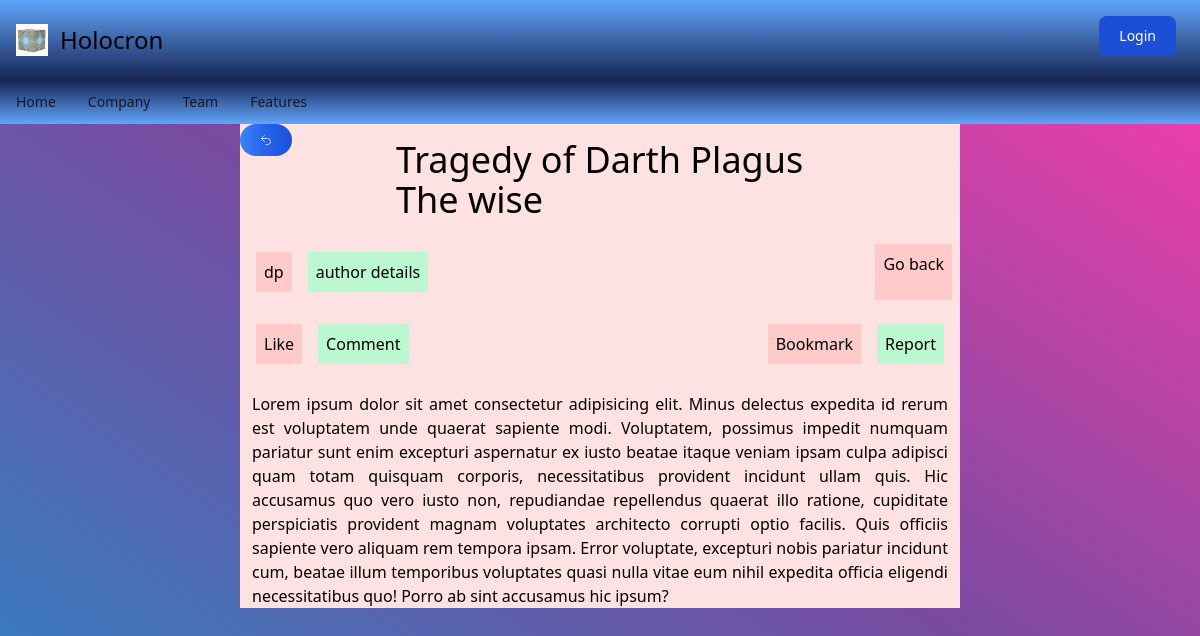
/6/, run on an earlier commit of the app's database.
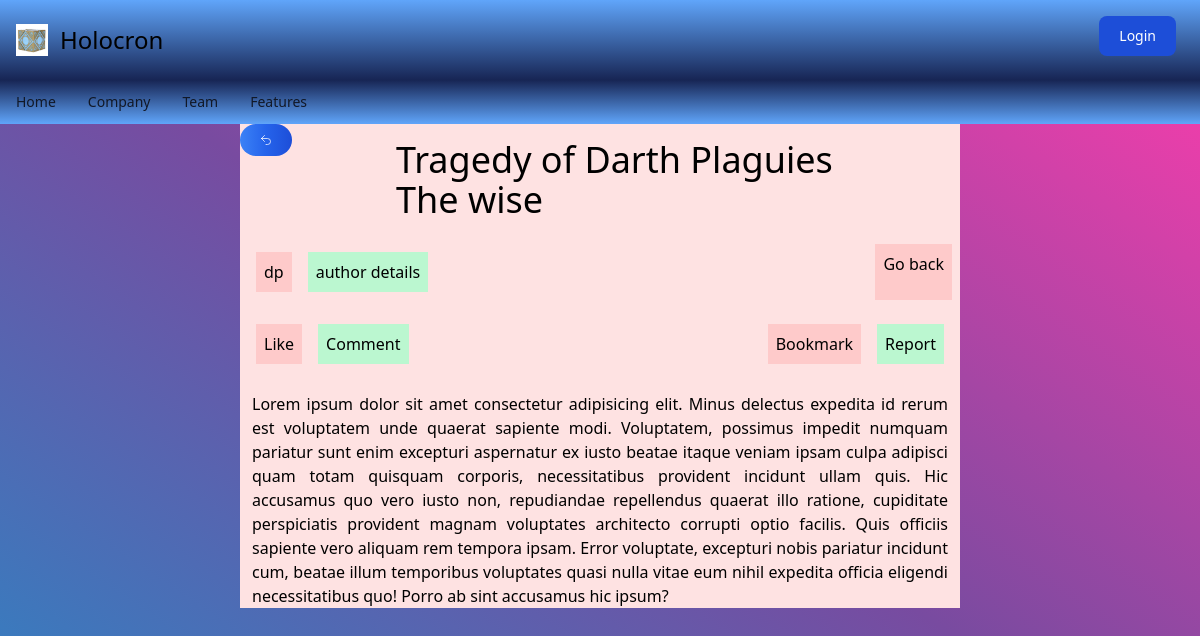
And on a later commit of the database.
### blog/models.py (models this page shows, shortened)
class blogContent(models.Model):
    title = models.CharField(max_length=50)
    content = models.TextField(default='')
    author = models.CharField(max_length=100)
    time = models.DateTimeField(default=timezone.now)
    thumbnail = models.ImageField(upload_to='blog_thumbnails/')

### blog/views.py (the view)
# urls.py: path('<int:blog_id>/', views.blog_details, name="blog_details")
def blog_details(request, blog_id):
    blogs = get_object_or_404(blogContent, pk=blog_id)
    return render(request , 'blog/blog_details.html',{'blogs': blogs})

### blog/templates/blog/blog_details.html (shortened to what this page needs)
{% extends "Holocron/layout.html" %}
{% block content %}
    <div class="bg-red-100 mx-[20%] ">
        <div class="flex justify-space">
            <div class=" ">
                <a href="{% url "home" %}">
                    <button onclick type="button" class="text-white bg-gradient-to-r from-blue-500 via-blue-600 to-blue-700 hover:bg-gradient-to-br focus:ring-4 focus:outline-none focus:ring-blue-300 dark:focus:ring-blue-800 font-medium rounded-full text-sm px-5 py-2.5 text-center me-2 mb-2">
                        <svg xmlns="http://www.w3.org/2000/svg" fill="none" viewBox="0 0 24 24" stroke-width="1.5" stroke="currentColor" class="size-3">
                            <path stroke-linecap="round" stroke-linejoin="round" d="M9 15 3 9m0 0 6-6M3 9h12a6 6 0 0 1 0 12h-3" />
                          </svg>
                    </button>
                </a>
            </div>
            <div class="text-black text-4xl justify-center p-4 mx-20">{{blogs.title}}</div>
        </div>
        <div class="flex justify-between">
            <div class="flex justify-between p-1 m-1">
                <div class="bg-red-200 p-2 m-2">dp</div>
                <div class="bg-green-200 p-2 m-2">author details</div>
            </div>
            <div class="bg-red-200 p-2 m-2">Go back</div>
        </div>
        <div class="flex justify-between">
            <div class="flex justify-between p-1 m-1">
                <div class="bg-red-200 p-2 m-2">Like</div>
                <div class="bg-green-200 p-2 m-2">Comment</div>
            </div>
            <div class="flex justify-between p-1 m-1">
                <div class=" bg-red-200 p-2 m-2">Bookmark</div>
                <div class="bg-green-200 p-2 m-2">Report</div>
            </div>
        </div>
        <div class="text-justify m-3 ">Lorem ipsum dolor sit amet consectetur adipisicing elit. Minus delectus expedita id rerum est voluptatem unde quaerat sapiente modi. Voluptatem, possimus impedit numquam pariatur sunt enim excepturi aspernatur ex iusto beatae itaque veniam ipsam culpa adipisci quam totam quisquam corporis, necessitatibus provident incidunt ullam quis. Hic accusamus quo vero iusto non, repudiandae repellendus quaerat illo ratione, cupiditate perspiciatis provident magnam voluptates architecto corrupti optio facilis. Quis officiis sapiente vero aliquam rem tempora ipsam. Error voluptate, excepturi nobis pariatur incidunt cum, beatae illum temporibus voluptates quasi nulla vitae eum nihil expedita officia eligendi necessitatibus quo! Porro ab sint accusamus hic ipsum?</div>
    </div>
{% endblock %}

### templates/Holocron/layout.html (shortened to what this page needs)
{% load static tailwind_tags %}
{% load static %}
<!DOCTYPE html>
<html lang="en">
<head>
    {% tailwind_css %}
</head>
<body class="bg-gradient-to-tr from-[#2B86C5] via-[#784BA0] to-[#FF3CAC] min-h-screen ">
    <header>
        <nav class=" border-gray-200 bg-gradient-to-t from-blue-950 to-blue-400  font-poppins">
            <div class="flex flex-wrap justify-between items-center mx-auto max-w-screen-xl p-4">
                <a href="#" class="flex items-center space-x-3 rtl:space-x-reverse">
                    <img src="{% static "images/holocron_jedi.jpeg" %}" class="h-8" alt="Holocron logo" />
                    <span class="self-center text-2xl whitespace-nowrap dark:text-white">Holocron</span>
                </a>
                <div class="flex items-center space-x-6 rtl:space-x-reverse">
                    <button type="button" class="text-white bg-blue-700 hover:bg-blue-800 focus:ring-4 focus:ring-blue-300 font-medium rounded-lg text-sm px-5 py-2.5 me-2 mb-2 dark:bg-blue-600 dark:hover:bg-blue-700 focus:outline-none dark:focus:ring-blue-800">
                        <a href="#" class="text-sm  text-white dark:text-white">Login</a>
                    </button>
                </div>
            </div>
        </nav>
        <nav class="bg-gray-50 bg-gradient-to-b from-blue-950 to-blue-400 ">
        <div class="max-w-screen-xl px-4 py-3 mx-auto">
            <div class="flex items-center">
                <ul class="flex flex-row font-medium mt-0 space-x-8 rtl:space-x-reverse text-sm">
                    <li>
                        <a href="{%url 'home' %}" class="text-gray-900 dark:text-white hover:underline" aria-current="page">Home</a>
                    </li>
                    <li>
                        <a href="#" class="text-gray-900 dark:text-white hover:underline">Company</a>
                    </li>
                    <li>
                        <a href="#" class="text-gray-900 dark:text-white hover:underline">Team</a>
                    </li>
                    <li>
                        <a href="#" class="text-gray-900 dark:text-white hover:underline">Features</a>
                    </li>
                </ul>
            </div>
        </div>
        </nav>
    </header>
    <main >
        {% block content %}
        {% endblock %}
    </main>
</body>
</html>

What changed in the data, as far as the page shows it:
changed blogContent: title "Tragedy of Darth Plagus The wise" → "Tragedy of Darth Plaguies The wise"
